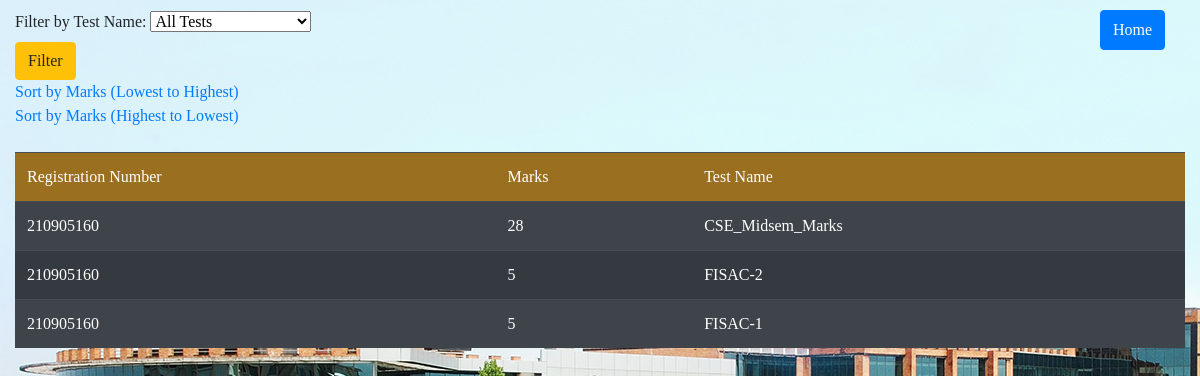
The app's page /studentmarks_result/DS/?sort=desc (signed in), older data.
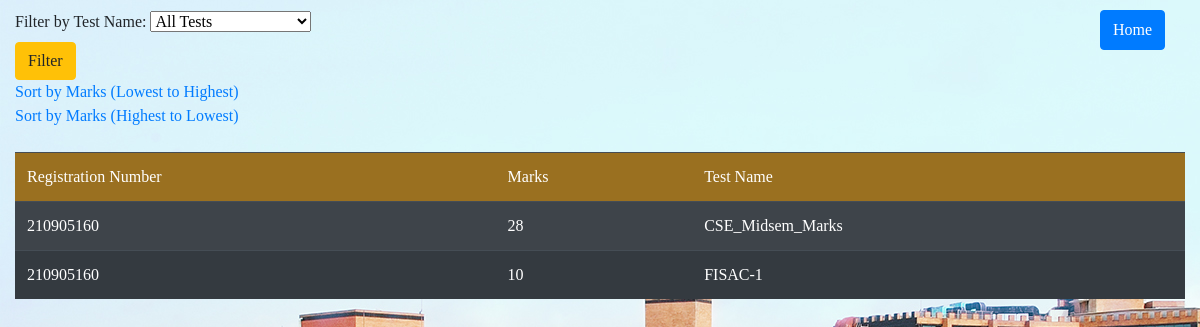
The same page, newer data.
### webapp/models.py (models this page shows)
class Marks(models.Model):
    test_name = models.CharField(max_length=100)
    student_regno = models.ForeignKey(User, to_field='username', on_delete=models.CASCADE, limit_choices_to={'user': 'student'})
    subject = models.CharField(max_length=100)
    marks = models.PositiveIntegerField(default = 0)
    date = models.DateField()

class User(models.Model):
    CHOICES = (('student','student'),('teacher','teacher'))
    username = models.IntegerField(primary_key = True)
    password = models.CharField(max_length = 100)
    user = models.CharField(max_length = 100,choices=CHOICES)

### webapp/views.py (the view)
# urls.py: path('studentmarks_result/<str:subject>/',views.studentmarksResult,name='studentmarksResult'),
def studentmarksResult(request,subject):
    test_name = request.GET.get('test_name')
    sort_order = request.GET.get('sort')
    marks_query = Marks.objects.all()
    student_regno = request.session.get('username')
    marks_query = marks_query.filter(subject=subject,student_regno=student_regno)
    if test_name:
        marks_query = marks_query.filter(test_name=test_name)
    else:
        if sort_order == 'asc':
            marks_query = marks_query.order_by('marks')
        elif sort_order == 'desc':
            marks_query = marks_query.order_by('-marks')
    unique_tests = Marks.objects.values('test_name').annotate(count=Count('test_name'))
    context =  {}
    context['unique_tests'] = unique_tests
    context['marks'] = marks_query
    context['subject'] = subject
    return render(request,'studentmarks_result.html',context)

### webapp/templates/webapp/studentmarks_result.html (shortened to what this page needs)
<!DOCTYPE html>
<html lang="en" xmlns="http://www.w3.org/1999/xhtml">
<head>
    <link rel="stylesheet" href="https://cdn.jsdelivr.net/npm/bootstrap@4.4.1/dist/css/bootstrap.min.css">
    <link href="https://cdn.jsdelivr.net/npm/bootstrap-icons/font/bootstrap-icons.css" rel="stylesheet">
</head>
{% load static %}
<body style="background-image:url({% static 'manipal.jpg' %});font-family:Georgia">
    <div class="container-fluid">
        <div class="d-flex" style="padding-top:10px">
            <form action="/studentmarks_result/{{ subject }}/" method="GET" class="mr-2">
                <label for="test_name">Filter by Test Name:</label>
                <select name="test_name" id="test_name">
                    <option value="">All Tests</option>
                </select><br />
                <input type="submit" value="Filter" class="btn btn-warning"><br />
            </form>
            <button type="submit" class="btn btn-primary" style="height:40px;position:absolute;top:10px;left:1100px"><a href="/index/" style="color:white">Home</a></button>
        </div>
            <a href="/studentmarks_result/{{ subject }}/?sort=asc">Sort by Marks (Lowest to Highest)</a><br />
            <a href="/studentmarks_result/{{ subject }}/?sort=desc">Sort by Marks (Highest to Lowest)</a>
        </div>
        <div class="container-fluid">
            <table class="table table-dark table-striped table-hover mt-4">
                <thead style="background-color: rgba(255, 165, 0, 0.5); border-radius: 20px;">
                <td>Registration Number</td>
                <td>Marks</td>
                <td>Test Name</td>
                </thead>
                {% for mark in marks %}
                <tr>
                    <td>{{ mark.student_regno.username }}</td>
                    <td>{{ mark.marks }}</td>
                    <td>{{ mark.test_name }}</td>
                </tr>
                {% endfor %}
            </table>
        </div>
</body>
</html>

Row changes from the older to the newer data that the page shows:
removed Marks: student_regno.username "210905160", marks "5", test_name "FISAC-2"
changed Marks "FISAC-1": marks "5" → "10"
